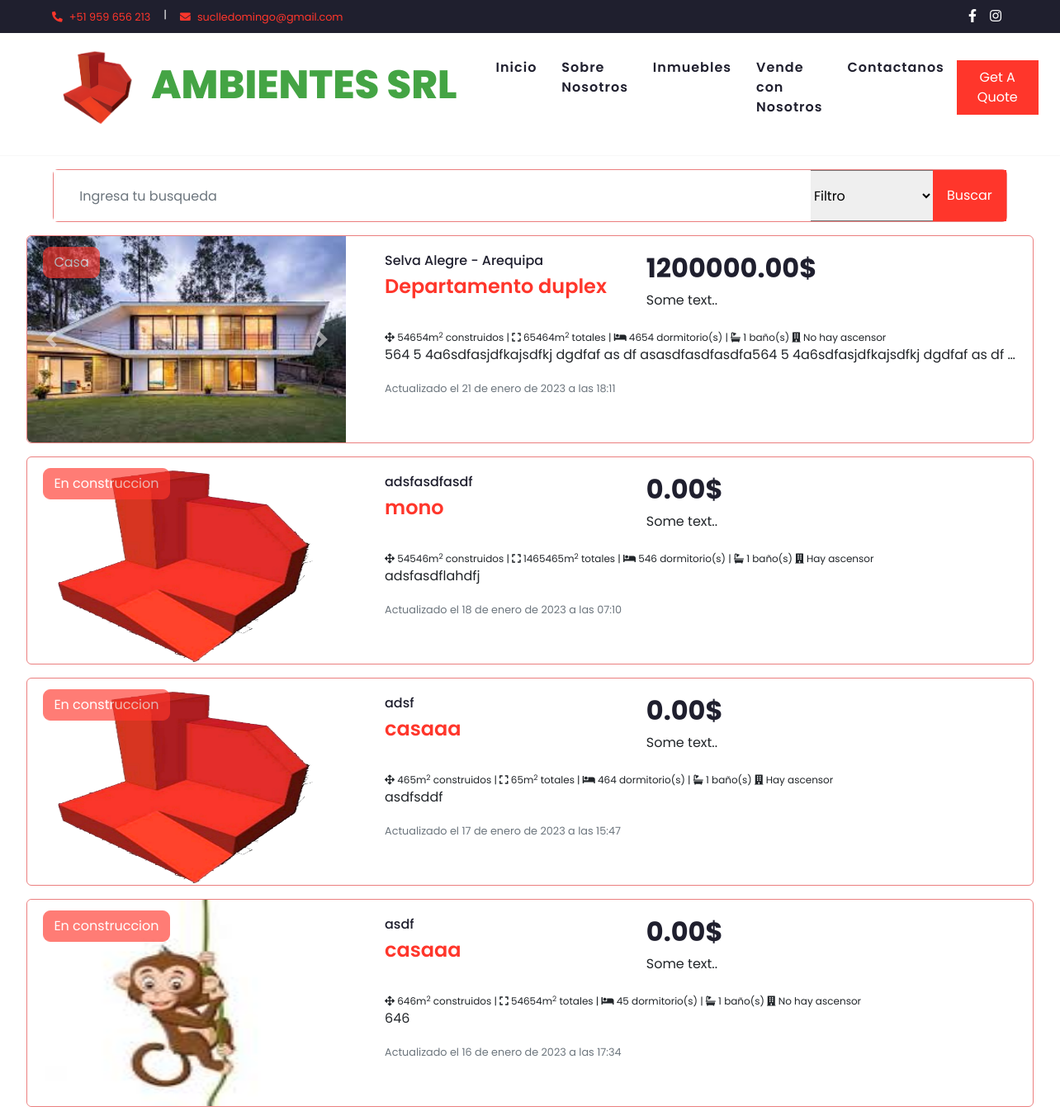
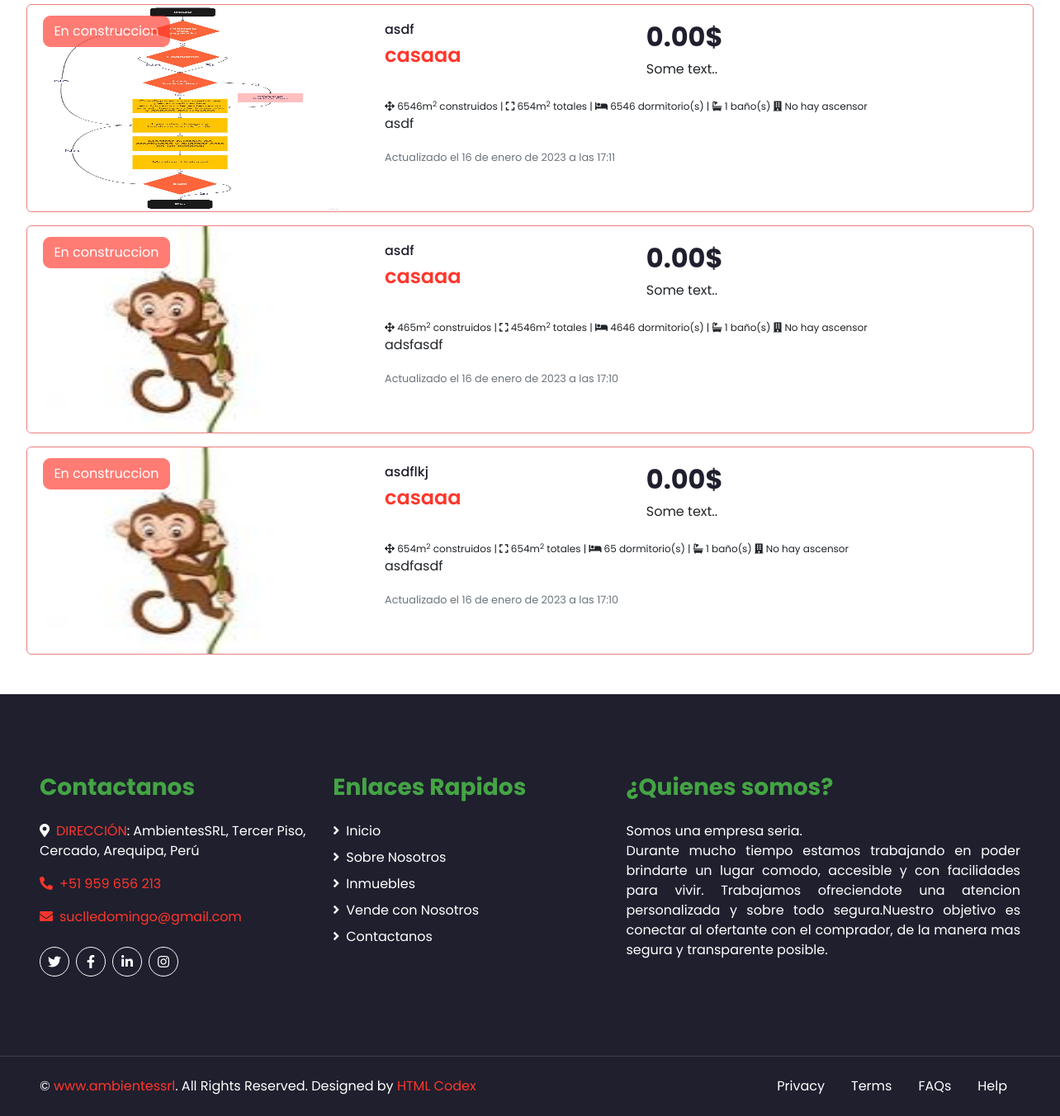
Screenshot of /inmuebles with the database file from the repository (2 pictures, top to bottom).
### blog/models.py (models this page shows, shortened)
class Post(models.Model):
  author = models.ForeignKey(settings.AUTH_USER_MODEL, on_delete=models.CASCADE)
  titulo = models.CharField(max_length=200)
  ubicacion = models.TextField()
  areatotal = models.IntegerField()
  areaconstruida = models.IntegerField()
  cantdedormitorios = models.IntegerField()
  cantdebaños = models.IntegerField()
  hayasensor = models.BooleanField()
  descuento = models.IntegerField(default = 0)
  descripcion = models.TextField()
  preciodolares = models.IntegerField(default = 0)
  listadeestados = [
    (1, "En construccion"),
    (2, "En planos"),
    (3, "Departamento"),
    (4, "Casa"),
    (5, "Terreno")
    ]
  estadodepredio = models.IntegerField(
    null=False,
    blank=False,
    choices=listadeestados,
    default=1
  )
  created_date = models.DateTimeField(default=timezone.now)
  published_date = models.DateTimeField(blank=True, null=True)
  imagenprincipal = models.ImageField(upload_to='images/', null = True, blank = False)
  imagensecundaria00 = models.ImageField(upload_to='images/', null = True, blank = True)
  imagensecundaria01 = models.ImageField(upload_to='images/', null = True, blank = True)
  imagensecundaria02 = models.ImageField(upload_to='images/', null = True, blank = True)
  imagensecundaria03 = models.ImageField(upload_to='images/', null = True, blank = True)
  imagensecundaria04 = models.ImageField(upload_to='images/', null = True, blank = True)
  imagensecundaria05 = models.ImageField(upload_to='images/', null = True, blank = True)
  imagensecundaria06 = models.ImageField(upload_to='images/', null = True, blank = True)
  imagensecundaria07 = models.ImageField(upload_to='images/', null = True, blank = True)
  imagensecundaria08 = models.ImageField(upload_to='images/', null = True, blank = True)
  imagensecundaria09 = models.ImageField(upload_to='images/', null = True, blank = True)
  imagensecundaria10 = models.ImageField(upload_to='images/', null = True, blank = True)
  imagensecundaria11 = models.ImageField(upload_to='images/', null = True, blank = True)

### blog/views.py (the view)
# urls.py: path('inmuebles', views.furnitures, name='furnitures'),
def furnitures (request):
    posts = Post.objects.filter(published_date__lte=timezone.now()).order_by('-published_date')
    queryset = request.GET.get("buscar")
    filtrodetipo = request.GET.get("filtrodetipo")
    if queryset:
        print ("hay query")
        if filtrodetipo:
            posts = Post.objects.filter((
                Q(titulo__icontains = queryset) |
                Q(descripcion__icontains = queryset) |
                Q(ubicacion__icontains = queryset)) & Q(estadodepredio__icontains = filtrodetipo)
            ).distinct()
        else:
            posts = Post.objects.filter((
                            Q(titulo__icontains = queryset) |
                            Q(descripcion__icontains = queryset) |
                            Q(ubicacion__icontains = queryset))
                        ).distinct()
    else:
        if filtrodetipo:
            posts = Post.objects.filter(
                Q(estadodepredio__icontains = filtrodetipo)
            ).distinct()
    return render(request, 'blog/furnitures.html', {'posts': posts})

### blog/templates/blog/furnitures.html (shortened to what this page needs)
{% extends 'blog/base.html' %}
{% block content %}
    <center>
        <hr>
        <div class="card mb-3" style="max-width: 90%;" width="200px" height="15px">
            <form class="get">
                <div class="input-group">
                    <input type="text" class="form-control border-light" style="padding: 30px;" placeholder="Ingresa tu busqueda" name="buscar" value="{{ request.GET.buscar }}">
                    <select name="filtrodetipo">
                    <option value="" selected>Filtro</option>
                    </select>
                    <div class="input-group-append">
                        <button onclick="window.location.href = '#listadeinmuebles';" class="btn btn-primary px-3" value="{{ request.GET.filtrodetipo }}">Buscar</button>
                    </div>
                </div>
            </form>
        </div>
    </center>
    <div>
        {% for post in posts %}
        <center>
          <div class="card mb-3" style="max-width: 95%;" width="200px" height="15px">
            <div class="row" align="left">
              <div class="col-md-4">
                  <div id="a{{ post.id }}" class="carousel slide" data-ride="carousel" data-interval="false">
                    <div class="carousel-inner">
                        {% if post.imagenprincipal %}
                            <div class="carousel-item active">
                            <img class="d-block w-100 rounded-start" width="350px" height="250px" src="{{ post.imagenprincipal.url }}" alt="First slide">
                            </div>
                        {% endif %}
                    </div>
                    <a class="carousel-control-prev" href="#a{{ post.id }}" role="button" data-slide="prev">
                      <span class="carousel-control-prev-icon" aria-hidden="true"></span>
                    </a>
                    <a class="carousel-control-next" href="#a{{ post.id }}" role="button" data-slide="next">
                      <span class="carousel-control-next-icon" aria-hidden="true"></span>
                    </a>
                  </div>
              </div>
              <div class="col-md-8">
              <a style="text-decoration: none;" href="{% url 'post_detail' pk=post.pk %}">
                <div class="card-body">
                        <div class="row mb-2">
                            <div style="width: 40%; float: left;">
                                <h6>{{post.ubicacion}}</h6>
                                <h4><a href="{% url 'post_detail' pk=post.pk %}">{{ post.titulo }}</a></h4>
                            </div>
                            <div style="width: 60%; float: left;">
                                <h2>{{ post.preciodolares }}.00$</h2>
                                <p>Some text..</p>
                            </div>
                        </div>
                        <div class="row mb-2">
                            <span style="font-size:12px">
                                <i class="fa fa-arrows-alt" aria-hidden="true"></i> {{ post.areaconstruida }}m<sup>2</sup> construidos |
                                <i class="fa fa-expand" aria-hidden="true"></i> {{ post.areatotal }}m<sup>2</sup> totales |
                                <i class="fa fa-bed" aria-hidden="true"></i> {{ post.cantdedormitorios }} dormitorio(s) |
                                <i class="fa fa-bath" aria-hidden="true"></i> {{ post.cantdebaños }} baño(s)
                                {% if post.hayasensor%}
                                <i class="fa fa-building" aria-hidden="true"></i> Hay ascensor
                                {% else %}
                                <i class="fa fa-building" aria-hidden="true"></i> No hay ascensor
                                {% endif %}
                            </span>
                            <p class="card-text" style="overflow:hidden; white-space:nowrap; text-overflow: ellipsis;">{{ post.descripcion }}</p>
                            <p class="card-text"><small class="text-muted">Actualizado el {{ post.published_date }}</small></p>
                        </div>
                </div></a>
              </div>
            </div>
          </div>
        </center>
        {% endfor %}
    </div>
{% endblock %}

### rows the page displays
Post: imagenprincipal (picture), ubicacion "Selva Alegre - Arequipa", titulo "Departamento duplex", preciodolares "1200000", areaconstruida "54654", areatotal "65464", cantdedormitorios "4654", cantdebaños "1", hayasensor "No hay ascensor", descripcion "564 5 4a6sdfasjdfkajsdfkj dgdfaf as df asasdfasdfasdfa564 5 4a6sdfasjdfkajsdfkj dgdfaf as df…", published_date "21 de enero de 2023 a las 18:11"
Post: imagenprincipal (picture), ubicacion "adsfasdfasdf", titulo "mono", preciodolares "0", areaconstruida "54546", areatotal "1465465", cantdedormitorios "546", cantdebaños "1", hayasensor "Hay ascensor", descripcion "adsfasdflahdfj", published_date "18 de enero de 2023 a las 07:10"
Post: imagenprincipal (picture), ubicacion "adsf", titulo "casaaa", preciodolares "0", areaconstruida "465", areatotal "65", cantdedormitorios "464", cantdebaños "1", hayasensor "Hay ascensor", descripcion "asdfsddf", published_date "17 de enero de 2023 a las 15:47"
Post: imagenprincipal (picture), ubicacion "asdf", titulo "casaaa", preciodolares "0", areaconstruida "646", areatotal "54654", cantdedormitorios "45", cantdebaños "1", hayasensor "No hay ascensor", descripcion "646", published_date "16 de enero de 2023 a las 17:34"
Post: imagenprincipal (picture), ubicacion "asdf", titulo "casaaa", preciodolares "0", areaconstruida "6546", areatotal "654", cantdedormitorios "6546", cantdebaños "1", hayasensor "No hay ascensor", descripcion "asdf", published_date "16 de enero de 2023 a las 17:11"
Post: imagenprincipal (picture), ubicacion "asdf", titulo "casaaa", preciodolares "0", areaconstruida "465", areatotal "4546", cantdedormitorios "4646", cantdebaños "1", hayasensor "No hay ascensor", descripcion "adsfasdf", published_date "16 de enero de 2023 a las 17:10"
Post: imagenprincipal (picture), ubicacion "asdflkj", titulo "casaaa", preciodolares "0", areaconstruida "654", areatotal "654", cantdedormitorios "65", cantdebaños "1", hayasensor "No hay ascensor", descripcion "asdfasdf", published_date "16 de enero de 2023 a las 17:10"
